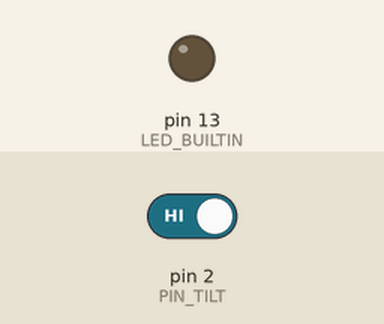
The sketch below on a simulated Arduino Uno, built with avr-gcc and run on an emulated ATmega328P. Shown: output pins drawn as LEDs (lit = HIGH). The test bench sets the inputs (shaded band); at power-on: pin 2 (PIN_TILT) HIGH.

Above: at 1.2 s.
1.3 s: pin 2 (PIN_TILT) driven LOW
At 2.3 s:
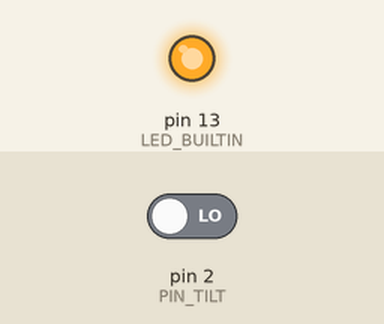
2.8 s: pin 2 (PIN_TILT) driven HIGH
At 3.5 s:
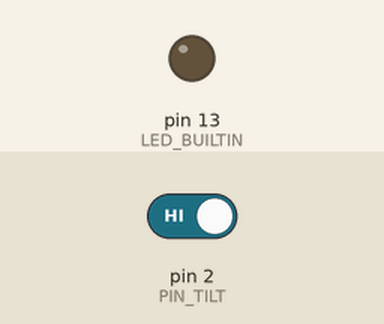
Timing chart, 0 to 5.8 s (numbered marks = the images above; inputs shaded):
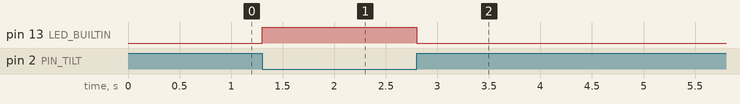

Measured:
- after the input at 1.3 s, pin 13 (LED_BUILTIN): LOW → HIGH at once
- after the input at 2.8 s, pin 13 (LED_BUILTIN): HIGH → LOW at once

The sketch:

ball-switch.ino
```cpp
const uint8_t PIN_TILT = 2;

void setup() {
    pinMode(LED_BUILTIN, OUTPUT);
    pinMode(PIN_TILT, INPUT_PULLUP);
}

void loop() {
    if (digitalRead(PIN_TILT) == HIGH) {
        digitalWrite(LED_BUILTIN, LOW);
    } else {
        digitalWrite(LED_BUILTIN, HIGH);
    }
}
```
